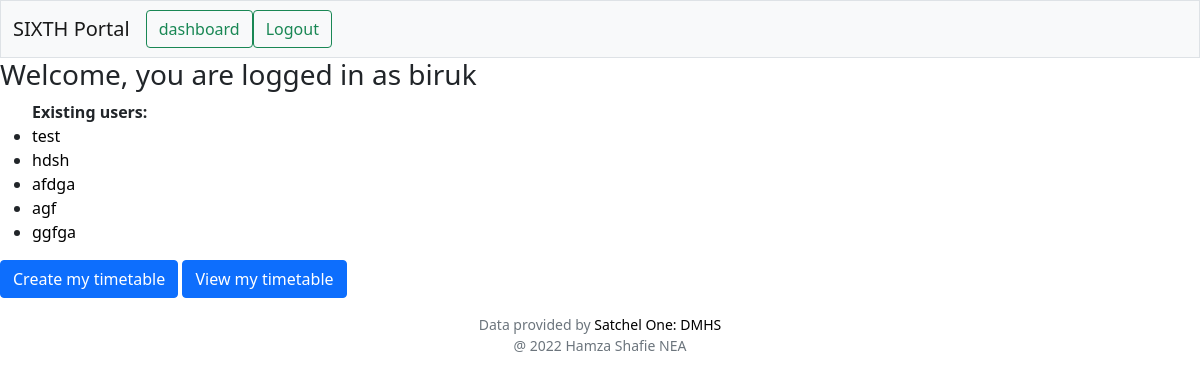
The page /dashboard (signed in) on the database as committed earlier.
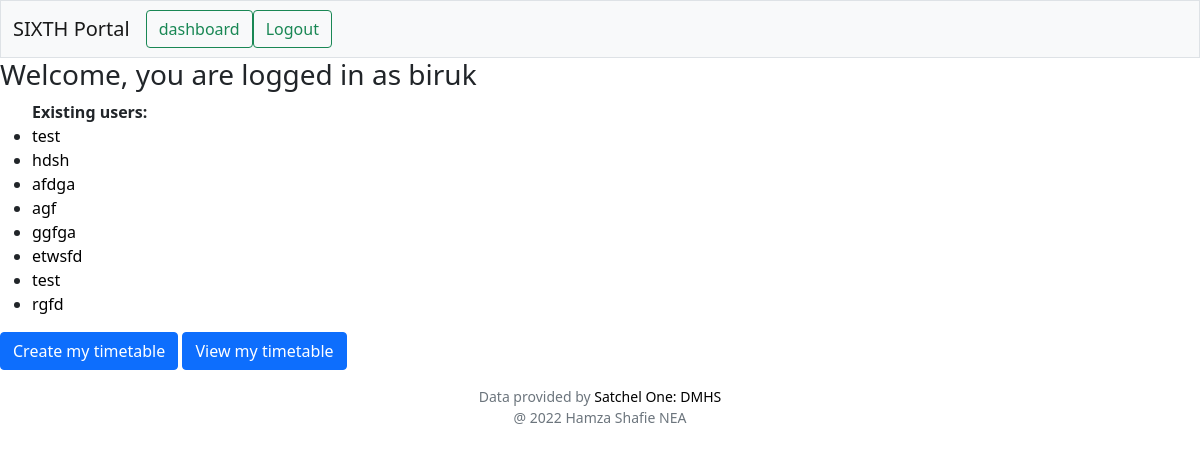
The same page on the database as committed later.
### tables this page shows
CREATE TABLE users (id INTEGER PRIMARY KEY AUTOINCREMENT NOT NULL, username TEXT NOT NULL, password TEXT NOT NULL, mon_p1 BOOLEAN DEFAULT 0, mon_p2 BOOLEAN DEFAULT 0, mon_p3 BOOLEAN DEFAULT 0, mon_p4 BOOLEAN DEFAULT 0, mon_p5 BOOLEAN DEFAULT 0, mon_p6 BOOLEAN DEFAULT 0, tue_p1 BOOLEAN DEFAULT 0, tue_p2 BOOLEAN DEFAULT 0, tue_p3 BOOLEAN DEFAULT 0, tue_p4 BOOLEAN DEFAULT 0, tue_p5 BOOLEAN DEFAULT 0, tue_p6  BOOLEAN DEFAULT 0, wed_p1 BOOLEAN DEFAULT 0, wed_p2 BOOLEAN DEFAULT 0, wed_p3 BOOLEAN DEFAULT 0, wed_p4 BOOLEAN DEFAULT 0, wed_p5 BOOLEAN DEFAULT 0, wed_p6 BOOLEAN DEFAULT 0, thur_p1 BOOLEAN DEFAULT 0, thur_p2 BOOLEAN DEFAULT 0, thur_p3 BOOLEAN DEFAULT 0, thur_p4 BOOLEAN DEFAULT 0, thur_p5 BOOLEAN DEFAULT 0, thur_p6 BOOLEAN DEFAULT 0, fri_p1 BOOLEAN DEFAULT 0, fri_p2 BOOLEAN DEFAULT 0, fri_p3 BOOLEAN DEFAULT 0, fri_p4 BOOLEAN DEFAULT 0, fri_p5 BOOLEAN DEFAULT 0, fri_p6 BOOLEAN DEFAULT 0);

### app.py (the view)
@app.route("/dashboard",methods=["GET","POST"])
@login_required
def dashboard():
    if request.method == "POST":
        conn.commit()
    cursor.execute("SELECT username FROM users")
    users = cursor.fetchall()
    return render_template("dashboard.html", users=users,)

### app.py (called while the page is built)
@app.after_request
def after_request(response):
    response.headers["Cache-Control"] = "no-cache, no-store, must-revalidate"
    response.headers["Expires"] = 0
    response.headers["Pragma"] = "no-cache"
    return response

def login_required(f):
    @wraps(f)
    def decorated_function(*args, **kwargs):
        if session.get("username") is None:
            return redirect("/login")
        return f(*args, **kwargs)
    return decorated_function

### templates/dashboard.html
{% extends "layout.html" %}
{% block nav %}
<button class="btn btn-outline-success and-all-other-classes" onclick="location.href= '/dashboard'">dashboard</button>
<button class="btn btn-outline-success and-all-other-classes" onclick="location.href= '/logout'">Logout</button>
{% endblock %}
{% block main %}
<h3> Welcome, you are logged in as {{ session["username"] }} </h3>
<ul>
    <b>Existing users:</b>
    {% for user in users %}
      <li><a href="/view?username={{ user[0] }}">{{ user[0] }}</a></li>
    {% endfor %}
</ul>
<button class="btn btn-primary" onclick="location.href= '/create'">Create my timetable</button>
<button class="btn btn-primary" onclick="location.href= '/view'">View my timetable</button>
{% endblock %}

Rows that differ between the two databases and show on the page:
added users: username "etwsfd"
added users: username "test"
added users: username "rgfd"
